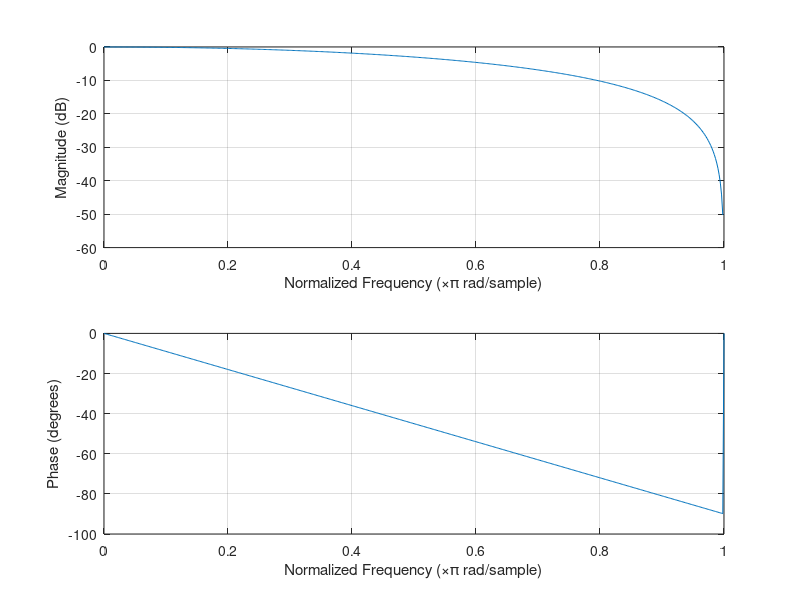
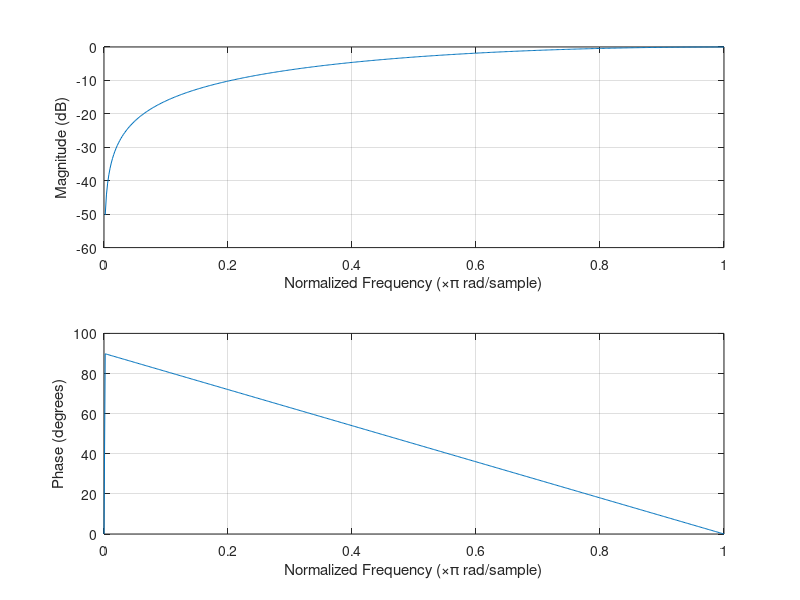

These charts were generated, in order, by the following MATLAB code: (Note: this script raises an error after producing the figures.)
%%% Plots amplitude/phase/impulse responses of simple filters
%%% - First-order low/high-pass FIR filter
%%% - First-order low/high-pass IIR filter
%%%%%%%%%%%%%%%%%%%%%%%%%%%%%%%%%%%%%%%%%%%%%%%%%%%%%%%%%%%%%%%%%%%%%%%%%%%

close all
clear variables

%%
%%%%%%%%%%%%%%% 1st order low-pass FIR filter %%%%%%%%%%%%%%%%%
B_fir_lp= [1/2, 1/2];
A_fir_lp= 1;

figure(1)
freqz(B_fir_lp,A_fir_lp); grid on;

%%
%%%%%%%%%%%%%%% 1st order high-pass FIR filter %%%%%%%%%%%%%%%%%
B_fir_hp= [1/2, -1/2];
A_fir_hp= 1;

figure(2)
freqz(B_fir_hp,A_fir_hp); grid on;

%% room impulse renspose as a filter
filename = '../audio_samples/la.wav';
[la, fs]=audioread(filename);
fprintf('FS = %d\n', fs)

%reverberation Foligno cathedral (mono)
filename = '../audio_samples/rir_basilfoligno.wav';
[rirBasil, fs]=audioread(filename);
fprintf('FS = %d\n', fs)

la = [la;zeros(44100*4,1)];
revBasil = filter(rirBasil(:,1), 1, la);
soundsc(revBasil,fs)
pause(5)

figure(3)
freqz(rirBasil(:,1), 1); grid on;

%% mozart high-passed 
filename = '../audio_samples/mozart.wav';
[mozart, fs]=audioread(filename,[1,44100*5]);
fprintf('FS = %d\n', fs)
soundsc(mozart,fs)
pause(6)
mozartFiltred = filter(B_fir_hp, A_fir_hp , mozart);
soundsc(mozartFiltred,fs)
pause(6)

%% mozart low-passed 


%%
%%%%%%%%%%%%%%% 1st order low-pass IIR filter %%%%%%%%%%%%%%%%%
